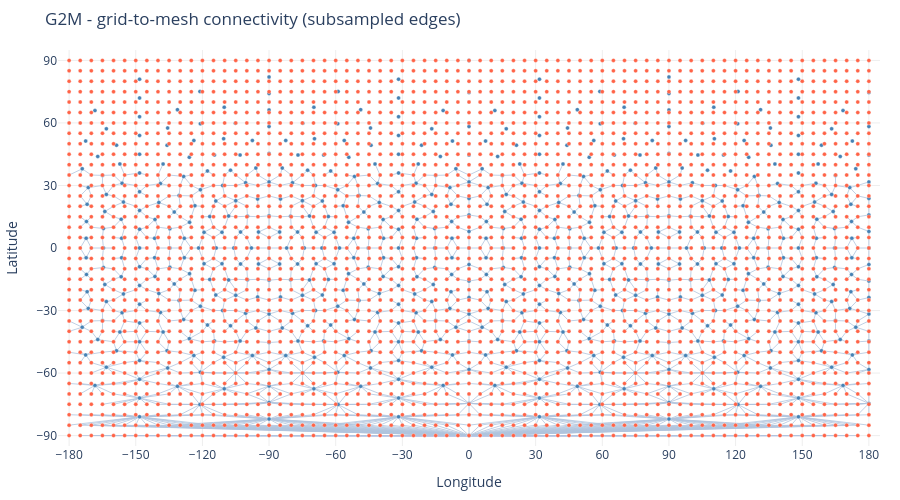

Notebook source saved alongside this figure:
### Markdown cell above
### G2M : grid-to-mesh connectivity

Each grid point (red) fans out to the nearby mesh nodes (blue) within the search radius.  This is the first message-passing step in a GNN: information flows from the input grid onto the mesh.

### Code cell
lat_, lon_, col_, pairs_ = extract_component(G_complete, "g2m")
fig = plot_graph_on_globe(lat_, lon_, edge_pairs=pairs_[:3000],
    node_color=col_, node_size=4,
    title="G2M - grid-to-mesh connectivity (subsampled edges)")
fig.show()

### Figure 1 — Plotly figure (JSON) as saved in the notebook; plotly's stock layout.template omitted (floating-point values rounded to 4 significant figures; data arrays with more than 128 entries replaced by an {"elided": "..."} marker saying what was removed)
{"data": [{"hoverinfo": "skip", "line": {"color": "lightsteelblue", "width": 0.8}, "mode": "lines", "showlegend": false, "type": "scatter", "x": {"elided": "8802 float values"}, "y": {"elided": "8802 float values"}}, {"hovertemplate": "lat=%{y:.2f}°, lon=%{x:.2f}°<extra></extra>", "marker": {"color": {"elided": "3343 str values"}, "line": {"color": "white", "width": 0.3}, "size": 4}, "mode": "markers", "type": "scatter", "x": {"elided": "3343 float values"}, "y": {"elided": "3343 float values"}}], "layout": {"height": 500, "margin": {"b": 40, "l": 40, "r": 20, "t": 50}, "plot_bgcolor": "white", "showlegend": false, "title": {"text": "G2M - grid-to-mesh connectivity (subsampled edges)"}, "width": 900, "xaxis": {"dtick": 30, "gridcolor": "#eee", "range": [-185, 185], "showgrid": true, "title": {"text": "Longitude"}}, "yaxis": {"dtick": 30, "gridcolor": "#eee", "range": [-95, 95], "showgrid": true, "title": {"text": "Latitude"}}}}
